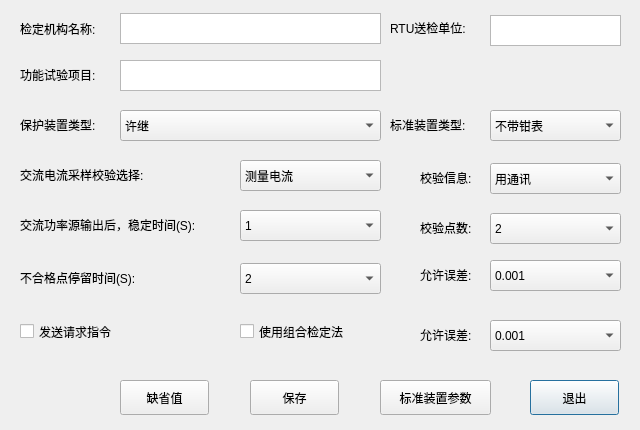
<?xml version="1.0" encoding="UTF-8"?>
<ui version="4.0">
 <class>sys_para</class>
 <widget class="QDialog" name="sys_para">
  <property name="geometry">
   <rect>
    <x>0</x>
    <y>0</y>
    <width>640</width>
    <height>430</height>
   </rect>
  </property>
  <property name="windowTitle">
   <string>Dialog</string>
  </property>
  <widget class="QLabel" name="label">
   <property name="geometry">
    <rect>
     <x>20</x>
     <y>20</y>
     <width>101</width>
     <height>17</height>
    </rect>
   </property>
   <property name="text">
    <string>检定机构名称:</string>
   </property>
  </widget>
  <widget class="QLabel" name="label_2">
   <property name="geometry">
    <rect>
     <x>20</x>
     <y>67</y>
     <width>101</width>
     <height>16</height>
    </rect>
   </property>
   <property name="text">
    <string>功能试验项目:</string>
   </property>
  </widget>
  <widget class="QTextEdit" name="textEdit_group">
   <property name="geometry">
    <rect>
     <x>120</x>
     <y>13</y>
     <width>261</width>
     <height>31</height>
    </rect>
   </property>
  </widget>
  <widget class="QTextEdit" name="textEdit_project">
   <property name="geometry">
    <rect>
     <x>120</x>
     <y>60</y>
     <width>261</width>
     <height>31</height>
    </rect>
   </property>
  </widget>
  <widget class="QTextEdit" name="textEdit_company">
   <property name="geometry">
    <rect>
     <x>490</x>
     <y>15</y>
     <width>131</width>
     <height>31</height>
    </rect>
   </property>
  </widget>
  <widget class="QLabel" name="label_3">
   <property name="geometry">
    <rect>
     <x>390</x>
     <y>20</y>
     <width>101</width>
     <height>16</height>
    </rect>
   </property>
   <property name="text">
    <string>RTU送检单位:</string>
   </property>
  </widget>
  <widget class="QLabel" name="label_4">
   <property name="geometry">
    <rect>
     <x>20</x>
     <y>117</y>
     <width>101</width>
     <height>16</height>
    </rect>
   </property>
   <property name="text">
    <string>保护装置类型:</string>
   </property>
  </widget>
  <widget class="QComboBox" name="comboBox_protectype">
   <property name="geometry">
    <rect>
     <x>120</x>
     <y>110</y>
     <width>261</width>
     <height>31</height>
    </rect>
   </property>
   <property name="maxVisibleItems">
    <number>5</number>
   </property>
   <item>
    <property name="text">
     <string>许继</string>
    </property>
   </item>
   <item>
    <property name="text">
     <string>东方电子保护</string>
    </property>
   </item>
   <item>
    <property name="text">
     <string>北京电科院CEE300</string>
    </property>
   </item>
  </widget>
  <widget class="QLabel" name="label_5">
   <property name="geometry">
    <rect>
     <x>390</x>
     <y>117</y>
     <width>101</width>
     <height>16</height>
    </rect>
   </property>
   <property name="text">
    <string>标准装置类型:</string>
   </property>
  </widget>
  <widget class="QComboBox" name="comboBox_stdtype">
   <property name="geometry">
    <rect>
     <x>490</x>
     <y>110</y>
     <width>131</width>
     <height>31</height>
    </rect>
   </property>
   <property name="maxVisibleItems">
    <number>5</number>
   </property>
   <item>
    <property name="text">
     <string>不带钳表</string>
    </property>
   </item>
   <item>
    <property name="text">
     <string>带钳表</string>
    </property>
   </item>
   <item>
    <property name="text">
     <string>循环测试</string>
    </property>
   </item>
  </widget>
  <widget class="QLabel" name="label_6">
   <property name="geometry">
    <rect>
     <x>20</x>
     <y>167</y>
     <width>161</width>
     <height>16</height>
    </rect>
   </property>
   <property name="text">
    <string>交流电流采样校验选择:</string>
   </property>
  </widget>
  <widget class="QComboBox" name="comboBox_current">
   <property name="geometry">
    <rect>
     <x>240</x>
     <y>160</y>
     <width>141</width>
     <height>31</height>
    </rect>
   </property>
   <property name="maxVisibleItems">
    <number>5</number>
   </property>
   <item>
    <property name="text">
     <string>测量电流</string>
    </property>
   </item>
   <item>
    <property name="text">
     <string>保护电流</string>
    </property>
   </item>
  </widget>
  <widget class="QLabel" name="label_7">
   <property name="geometry">
    <rect>
     <x>20</x>
     <y>217</y>
     <width>221</width>
     <height>16</height>
    </rect>
   </property>
   <property name="text">
    <string>交流功率源输出后，稳定时间(S):</string>
   </property>
  </widget>
  <widget class="QComboBox" name="comboBox_statetime">
   <property name="geometry">
    <rect>
     <x>240</x>
     <y>210</y>
     <width>141</width>
     <height>31</height>
    </rect>
   </property>
   <property name="maxVisibleItems">
    <number>5</number>
   </property>
   <item>
    <property name="text">
     <string>1</string>
    </property>
   </item>
   <item>
    <property name="text">
     <string>2</string>
    </property>
   </item>
   <item>
    <property name="text">
     <string>3</string>
    </property>
   </item>
   <item>
    <property name="text">
     <string>4</string>
    </property>
   </item>
   <item>
    <property name="text">
     <string>5</string>
    </property>
   </item>
   <item>
    <property name="text">
     <string>6</string>
    </property>
   </item>
   <item>
    <property name="text">
     <string>7</string>
    </property>
   </item>
   <item>
    <property name="text">
     <string>8</string>
    </property>
   </item>
   <item>
    <property name="text">
     <string>9</string>
    </property>
   </item>
   <item>
    <property name="text">
     <string>10</string>
    </property>
   </item>
   <item>
    <property name="text">
     <string>11</string>
    </property>
   </item>
   <item>
    <property name="text">
     <string>12</string>
    </property>
   </item>
   <item>
    <property name="text">
     <string>13</string>
    </property>
   </item>
   <item>
    <property name="text">
     <string>14</string>
    </property>
   </item>
   <item>
    <property name="text">
     <string>15</string>
    </property>
   </item>
   <item>
    <property name="text">
     <string>16</string>
    </property>
   </item>
   <item>
    <property name="text">
     <string>17</string>
    </property>
   </item>
   <item>
    <property name="text">
     <string>18</string>
    </property>
   </item>
   <item>
    <property name="text">
     <string>19</string>
    </property>
   </item>
   <item>
    <property name="text">
     <string>20</string>
    </property>
   </item>
   <item>
    <property name="text">
     <string>21</string>
    </property>
   </item>
   <item>
    <property name="text">
     <string>22</string>
    </property>
   </item>
   <item>
    <property name="text">
     <string>23</string>
    </property>
   </item>
  </widget>
  <widget class="QComboBox" name="comboBox_staytime">
   <property name="geometry">
    <rect>
     <x>240</x>
     <y>263</y>
     <width>141</width>
     <height>31</height>
    </rect>
   </property>
   <property name="maxVisibleItems">
    <number>5</number>
   </property>
   <item>
    <property name="text">
     <string>2</string>
    </property>
   </item>
   <item>
    <property name="text">
     <string>3</string>
    </property>
   </item>
   <item>
    <property name="text">
     <string>4</string>
    </property>
   </item>
   <item>
    <property name="text">
     <string>5</string>
    </property>
   </item>
   <item>
    <property name="text">
     <string>6</string>
    </property>
   </item>
   <item>
    <property name="text">
     <string>7</string>
    </property>
   </item>
   <item>
    <property name="text">
     <string>8</string>
    </property>
   </item>
   <item>
    <property name="text">
     <string>9</string>
    </property>
   </item>
   <item>
    <property name="text">
     <string>10</string>
    </property>
   </item>
   <item>
    <property name="text">
     <string>11</string>
    </property>
   </item>
   <item>
    <property name="text">
     <string>12</string>
    </property>
   </item>
   <item>
    <property name="text">
     <string>13</string>
    </property>
   </item>
   <item>
    <property name="text">
     <string>14</string>
    </property>
   </item>
   <item>
    <property name="text">
     <string>15</string>
    </property>
   </item>
   <item>
    <property name="text">
     <string>16</string>
    </property>
   </item>
   <item>
    <property name="text">
     <string>17</string>
    </property>
   </item>
   <item>
    <property name="text">
     <string>18</string>
    </property>
   </item>
   <item>
    <property name="text">
     <string>19</string>
    </property>
   </item>
   <item>
    <property name="text">
     <string>20</string>
    </property>
   </item>
   <item>
    <property name="text">
     <string>21</string>
    </property>
   </item>
   <item>
    <property name="text">
     <string>22</string>
    </property>
   </item>
   <item>
    <property name="text">
     <string>23</string>
    </property>
   </item>
  </widget>
  <widget class="QLabel" name="label_8">
   <property name="geometry">
    <rect>
     <x>20</x>
     <y>270</y>
     <width>221</width>
     <height>16</height>
    </rect>
   </property>
   <property name="text">
    <string>不合格点停留时间(S):</string>
   </property>
  </widget>
  <widget class="QLabel" name="label_9">
   <property name="geometry">
    <rect>
     <x>420</x>
     <y>170</y>
     <width>71</width>
     <height>16</height>
    </rect>
   </property>
   <property name="text">
    <string>校验信息:</string>
   </property>
  </widget>
  <widget class="QComboBox" name="comboBox_protocl">
   <property name="geometry">
    <rect>
     <x>490</x>
     <y>163</y>
     <width>131</width>
     <height>31</height>
    </rect>
   </property>
   <property name="maxVisibleItems">
    <number>5</number>
   </property>
   <item>
    <property name="text">
     <string>用通讯</string>
    </property>
   </item>
   <item>
    <property name="text">
     <string>不用通讯</string>
    </property>
   </item>
  </widget>
  <widget class="QComboBox" name="comboBox_point">
   <property name="geometry">
    <rect>
     <x>490</x>
     <y>213</y>
     <width>131</width>
     <height>31</height>
    </rect>
   </property>
   <property name="maxVisibleItems">
    <number>5</number>
   </property>
   <item>
    <property name="text">
     <string>2</string>
    </property>
   </item>
   <item>
    <property name="text">
     <string>3</string>
    </property>
   </item>
   <item>
    <property name="text">
     <string>4</string>
    </property>
   </item>
   <item>
    <property name="text">
     <string>5</string>
    </property>
   </item>
   <item>
    <property name="text">
     <string>6</string>
    </property>
   </item>
   <item>
    <property name="text">
     <string>7</string>
    </property>
   </item>
   <item>
    <property name="text">
     <string>8</string>
    </property>
   </item>
   <item>
    <property name="text">
     <string>9</string>
    </property>
   </item>
   <item>
    <property name="text">
     <string>10</string>
    </property>
   </item>
   <item>
    <property name="text">
     <string>11</string>
    </property>
   </item>
   <item>
    <property name="text">
     <string>12</string>
    </property>
   </item>
   <item>
    <property name="text">
     <string>13</string>
    </property>
   </item>
   <item>
    <property name="text">
     <string>14</string>
    </property>
   </item>
   <item>
    <property name="text">
     <string>15</string>
    </property>
   </item>
   <item>
    <property name="text">
     <string>16</string>
    </property>
   </item>
   <item>
    <property name="text">
     <string>17</string>
    </property>
   </item>
   <item>
    <property name="text">
     <string>18</string>
    </property>
   </item>
   <item>
    <property name="text">
     <string>19</string>
    </property>
   </item>
   <item>
    <property name="text">
     <string>20</string>
    </property>
   </item>
   <item>
    <property name="text">
     <string>21</string>
    </property>
   </item>
   <item>
    <property name="text">
     <string>22</string>
    </property>
   </item>
   <item>
    <property name="text">
     <string>23</string>
    </property>
   </item>
  </widget>
  <widget class="QLabel" name="label_10">
   <property name="geometry">
    <rect>
     <x>420</x>
     <y>220</y>
     <width>71</width>
     <height>16</height>
    </rect>
   </property>
   <property name="text">
    <string>校验点数:</string>
   </property>
  </widget>
  <widget class="QLabel" name="label_11">
   <property name="geometry">
    <rect>
     <x>420</x>
     <y>267</y>
     <width>71</width>
     <height>16</height>
    </rect>
   </property>
   <property name="text">
    <string>允许误差:</string>
   </property>
  </widget>
  <widget class="QComboBox" name="comboBox_precious">
   <property name="geometry">
    <rect>
     <x>490</x>
     <y>260</y>
     <width>131</width>
     <height>31</height>
    </rect>
   </property>
   <property name="maxVisibleItems">
    <number>5</number>
   </property>
   <item>
    <property name="text">
     <string>0.001</string>
    </property>
   </item>
   <item>
    <property name="text">
     <string>0.002</string>
    </property>
   </item>
   <item>
    <property name="text">
     <string>0.005</string>
    </property>
   </item>
   <item>
    <property name="text">
     <string>0.01</string>
    </property>
   </item>
   <item>
    <property name="text">
     <string>0.02</string>
    </property>
   </item>
   <item>
    <property name="text">
     <string>0.05</string>
    </property>
   </item>
   <item>
    <property name="text">
     <string>0.1</string>
    </property>
   </item>
   <item>
    <property name="text">
     <string>0.2</string>
    </property>
   </item>
   <item>
    <property name="text">
     <string>0.5</string>
    </property>
   </item>
   <item>
    <property name="text">
     <string>1.0</string>
    </property>
   </item>
  </widget>
  <widget class="QPushButton" name="pushButton_quit">
   <property name="geometry">
    <rect>
     <x>530</x>
     <y>380</y>
     <width>89</width>
     <height>35</height>
    </rect>
   </property>
   <property name="text">
    <string>退出</string>
   </property>
  </widget>
  <widget class="QCheckBox" name="checkBox">
   <property name="geometry">
    <rect>
     <x>20</x>
     <y>320</y>
     <width>151</width>
     <height>23</height>
    </rect>
   </property>
   <property name="text">
    <string>发送请求指令</string>
   </property>
  </widget>
  <widget class="QPushButton" name="pushButton_default">
   <property name="geometry">
    <rect>
     <x>120</x>
     <y>380</y>
     <width>89</width>
     <height>35</height>
    </rect>
   </property>
   <property name="text">
    <string>缺省值</string>
   </property>
  </widget>
  <widget class="QPushButton" name="pushButton_save">
   <property name="geometry">
    <rect>
     <x>250</x>
     <y>380</y>
     <width>89</width>
     <height>35</height>
    </rect>
   </property>
   <property name="text">
    <string>保存</string>
   </property>
  </widget>
  <widget class="QPushButton" name="pushButton_stdpara">
   <property name="geometry">
    <rect>
     <x>380</x>
     <y>380</y>
     <width>111</width>
     <height>35</height>
    </rect>
   </property>
   <property name="text">
    <string>标准装置参数</string>
   </property>
  </widget>
  <widget class="QComboBox" name="comboBox_precious_2">
   <property name="geometry">
    <rect>
     <x>490</x>
     <y>320</y>
     <width>131</width>
     <height>31</height>
    </rect>
   </property>
   <property name="maxVisibleItems">
    <number>5</number>
   </property>
   <item>
    <property name="text">
     <string>0.001</string>
    </property>
   </item>
   <item>
    <property name="text">
     <string>0.002</string>
    </property>
   </item>
   <item>
    <property name="text">
     <string>0.005</string>
    </property>
   </item>
   <item>
    <property name="text">
     <string>0.01</string>
    </property>
   </item>
   <item>
    <property name="text">
     <string>0.02</string>
    </property>
   </item>
   <item>
    <property name="text">
     <string>0.05</string>
    </property>
   </item>
   <item>
    <property name="text">
     <string>0.1</string>
    </property>
   </item>
   <item>
    <property name="text">
     <string>0.2</string>
    </property>
   </item>
   <item>
    <property name="text">
     <string>0.5</string>
    </property>
   </item>
   <item>
    <property name="text">
     <string>1.0</string>
    </property>
   </item>
  </widget>
  <widget class="QLabel" name="label_12">
   <property name="geometry">
    <rect>
     <x>420</x>
     <y>327</y>
     <width>71</width>
     <height>16</height>
    </rect>
   </property>
   <property name="text">
    <string>允许误差:</string>
   </property>
  </widget>
  <widget class="QCheckBox" name="checkBox_2">
   <property name="geometry">
    <rect>
     <x>240</x>
     <y>320</y>
     <width>151</width>
     <height>23</height>
    </rect>
   </property>
   <property name="text">
    <string>使用组合检定法</string>
   </property>
  </widget>
 </widget>
 <resources/>
 <connections/>
</ui>
